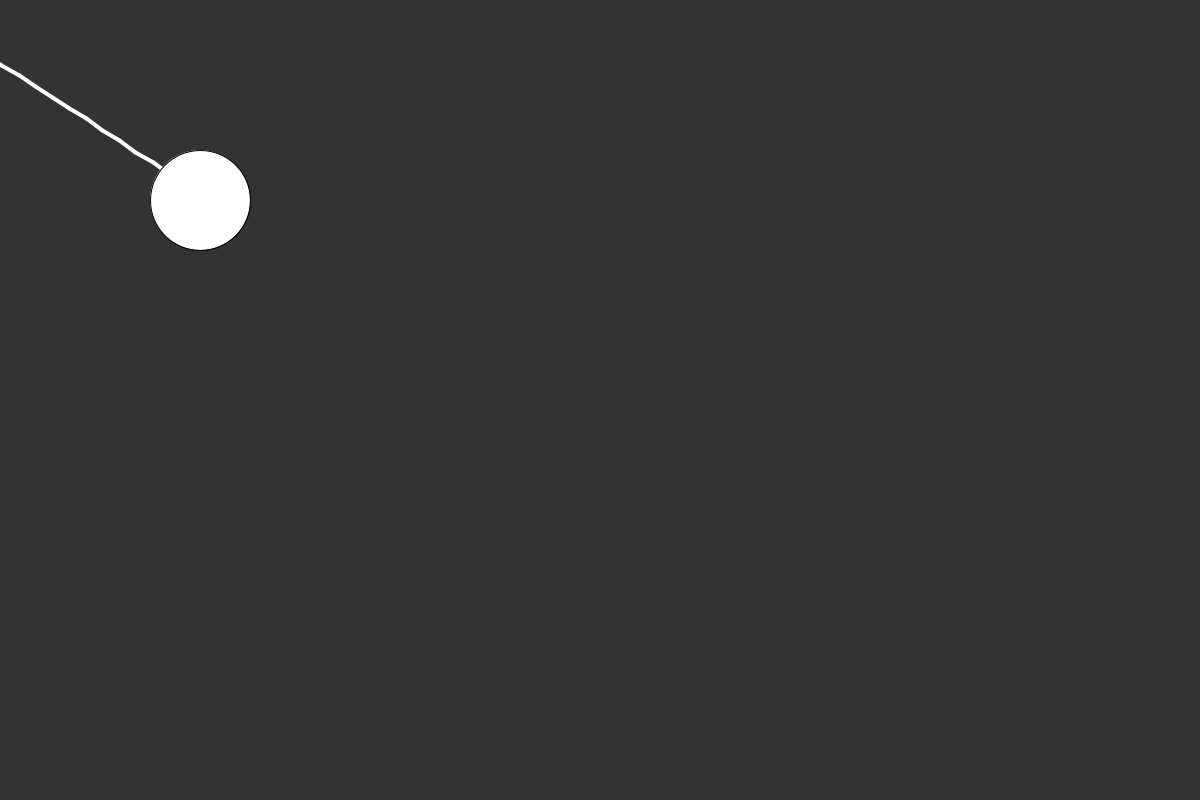
Frame 1 (no input)
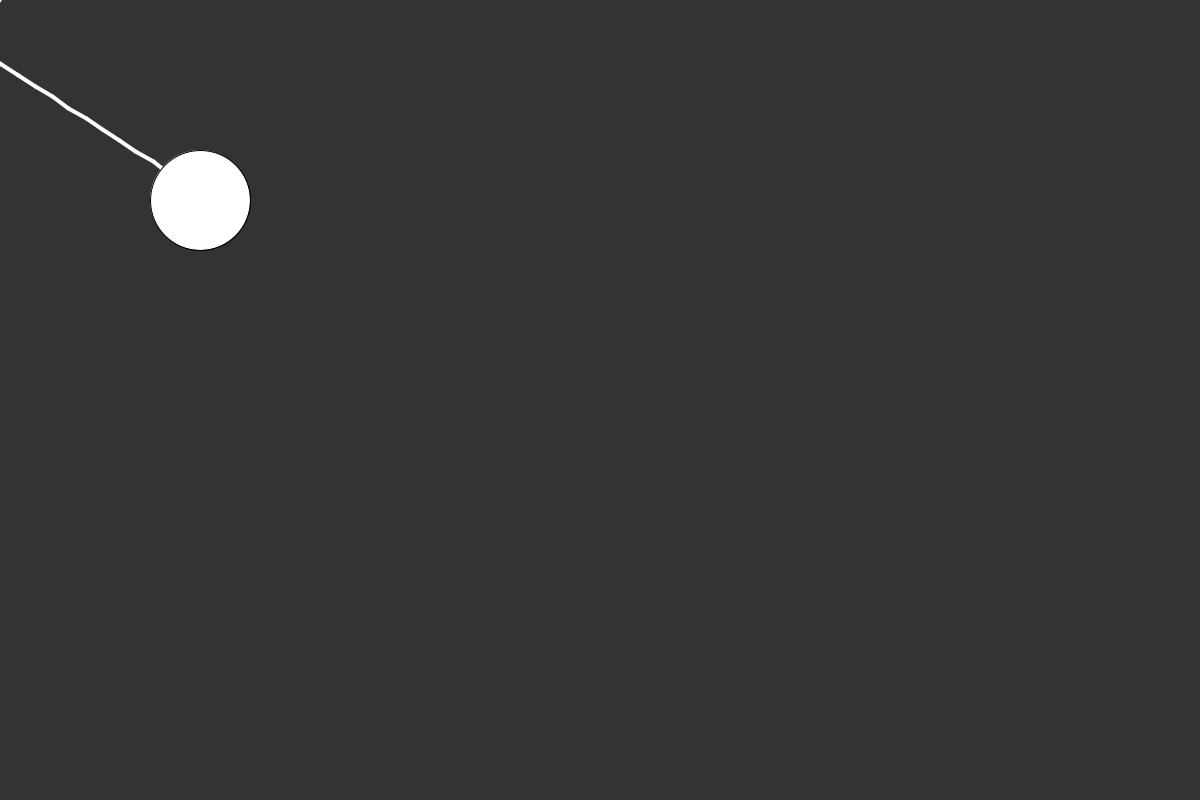
Frame 60 (the mouse pressed at the canvas centre just before this capture)
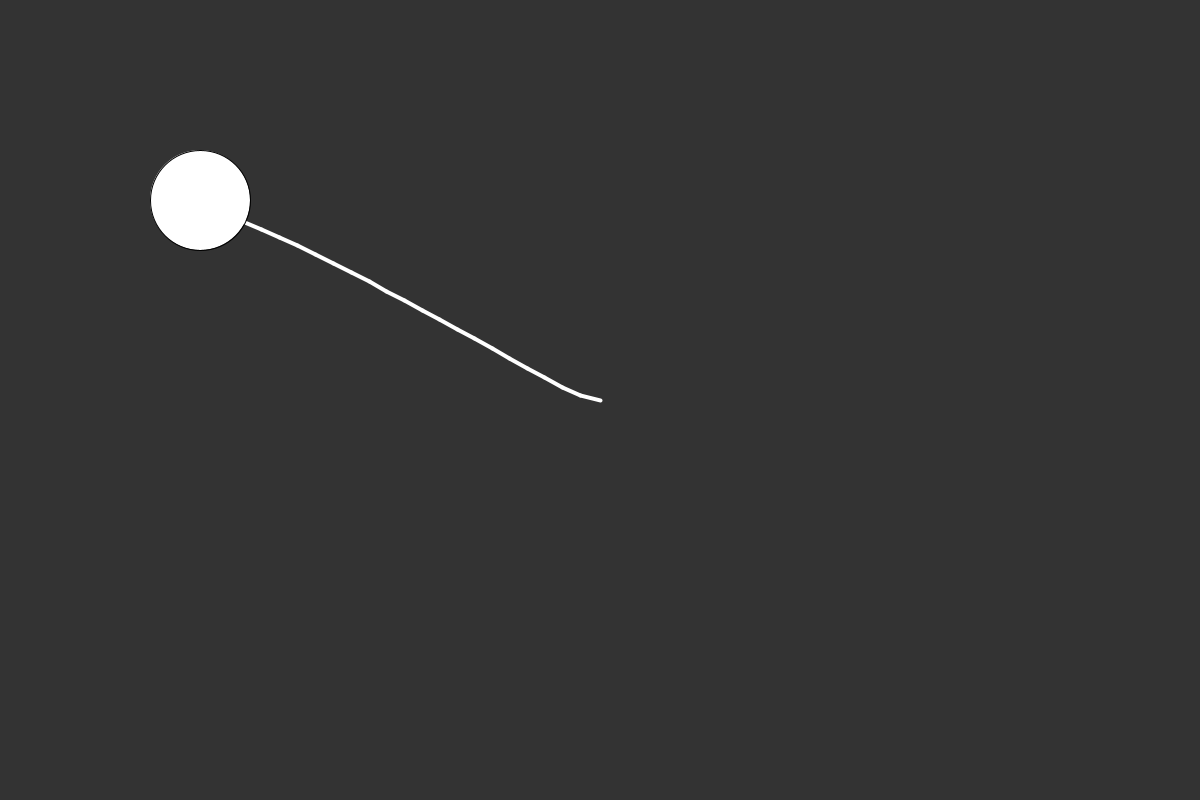
Frame 120 (the mouse held since frame 60 and released just before this capture)

The Processing sketch that drew these frames (run headless with seeded random() and noise(); from frame 60 on, the mouse is pressed at the canvas centre):

// Processing sketch: Inverse_Kine
// ── Inverse_Kine.pde
Body FR;
Tentacle t;


PVector tl;
float tr;
float speed;
float frogx = 200;
float frogy = 200;
float radius = 100;
//PVector bl = (340, 300);
//PVector br = (120, 300);
void setup() {
  size(1200, 800);
  FR = new Body(200, 200, 100);
  t = new Tentacle(120,300);
  
  tl = new PVector(frogx,frogy);
  
  speed = 1;
  //TESTING
  
 
  
  

  //TESTING
}
void draw() {
  background(51);
  
  t.update();
  t.setBase(FR.leg);
  t.show();
  FR.update();
  FR.show();
  t.setBase(FR.leg);

}

//TOP LEFT == (0,0)

// ── Body.pde
class Body {
 float frogx = 0;
float frogy = 0;
float radius = 100;
PVector leg;
 PShape Frog;
  
 Body(float x, float y, float r){
  frogx = x;
  frogy = y;
  radius = r;
  Frog = createShape(ELLIPSE, 0, 0, radius, radius);
  leg = new PVector(frogx, frogy);
 }
 void update(){
 if (keyPressed) {
    if (key == 'd' || key == 'D') {
      
      frogx += 10;
    }
 }
 if (keyPressed) {
    if (key == 'a' || key == 'A') {
      frogx -= 10;
    }
 }
 }
 void show(){
   shape(Frog, frogx, frogy);
   update();
 }
 
  
}

// ── Segment.pde
public class Segment {


  PVector a;

  float len;
  float angle = 0;
  PVector b = new PVector();
  Segment parent = null;
  //Segment child = null;
  float sw = 0;
  Segment(float x, float y, float len_, float i) {
    a = new PVector(x, y);
    sw = map(i, 0, 20, 1, 10);
    len = len_;
    calculateB();
  }

  Segment(Segment parent, float len_, float i ) {

    sw = map(i, 0, 20, 1, 10);
    a = parent.b.copy();
    len = len_;
    follow(parent.a.x, parent.a.y);
    calculateB();
  }
  void follow(Segment child) {
    float targetX = child.a.x;
    float targetY = child.a.y;
    follow(targetX, targetY);
  }
  void follow(float tx, float ty) {
    PVector target = new PVector(tx, ty);
    PVector dir = PVector.sub(target, a);
    angle = dir.heading();

    dir.setMag(len);
    dir.mult(-1);

    a = PVector.add(target, dir);
  }
  void setA(PVector pos) {
    a = pos.copy();
    calculateB();
  }
  void calculateB() {
    float dx= len * cos(angle);
    float dy = len * sin(angle);
    b.set(a.x+dx, a.y+dy);
  }
  void update() {
    calculateB();
  }

  void show() {
    stroke(255);
    strokeWeight(4);
    line(a.x, a.y, b.x, b.y);
  }
}

// ── Tentacle.pde
class Tentacle {
PVector base;
Segment[] segments = new Segment[40];
float len = 20;

  Tentacle(float x, float y) {
    base = new PVector(x,y);
    segments[0] = new Segment(300, 200, len, 0);
    for (int i = 1; i < segments.length; i++) {
      segments[i] = new Segment(segments[i-1], len, i);
    }
  }
  void update(){
 int total = segments.length;
  Segment end = segments[total-1];
  end.follow(mouseX, mouseY);
  end.update();
  

  for (int i = total-2; i>=0; i--) {
    segments[i].follow(segments[i+1]);
    segments[i].update();
    
  }
  segments[0].setA(base);

  for ( int i = 1; i < total; i++) {
    segments[i].setA(segments[i-1].b);
  } 
}

   void setBase(PVector newBase){
    segments[0].setA(newBase); 
   for ( int i = 1; i < segments.length; i++) {
    segments[i].setA(segments[i-1].b);
    
  } 
   }
 void show(){
      for (Segment s : segments) {
    s.show();
  }
  }
  }
  

// ── Terrain.pde
public class Terrain{
  PShape land;
  PVector placement;
  float w = 300;
  float h = 100;
  
   Terrain(float x, float y, float w, float h){
    placement = new PVector(x,y);
    land = createShape(RECT, 0, 0, w, h);
    
   }
  
  void update(){
  System.out.println(placement);
  }
  
  void show(){
    shape(land, placement.x, placement.y); 
    update();
  }
  //public boolean returnWalkingNodes(PVector attemptedgrab){
  // PVector TL = new PVector(placement.x,placement.y);
  // PVector TR = new PVector(placement.x + w,placement.y); 
  // PVector BL = new PVector(placement.x,placement.y + h);
  // PVector BR = new PVector(placement.x+w,placement.y+h);
   
  // if(attemptedgrab.x == TL.x){
  // for (int i = 0; i < 1000; i++){
   
     
     
  // }
  // }
  // if(attemptedgrab.y == TL.x)
   
  //  return new PVector(); 
  //}
  
  
  
  
  
  
  
  
  
  
  
}

// ── object.pde
class object extends Terrain{



   
   object(float x, float y, float w, float h){
    super(x,y,w,h);
    
   }
 void update(){
 if (keyPressed) {
    if (key == 'l' || key == 'L') {
      
      placement.x += 5;
      
    }
 
 
    if (key == 'j' || key == 'J') {
      
     placement.x -= 5;
    

    }
    if (key == 'K' || key == 'k') {
      
      placement.y += 5;

    }
    if (key == 'I' || key == 'i') {
      
      placement.y -= 5;

    }
    


 }
 }


 
  
}
